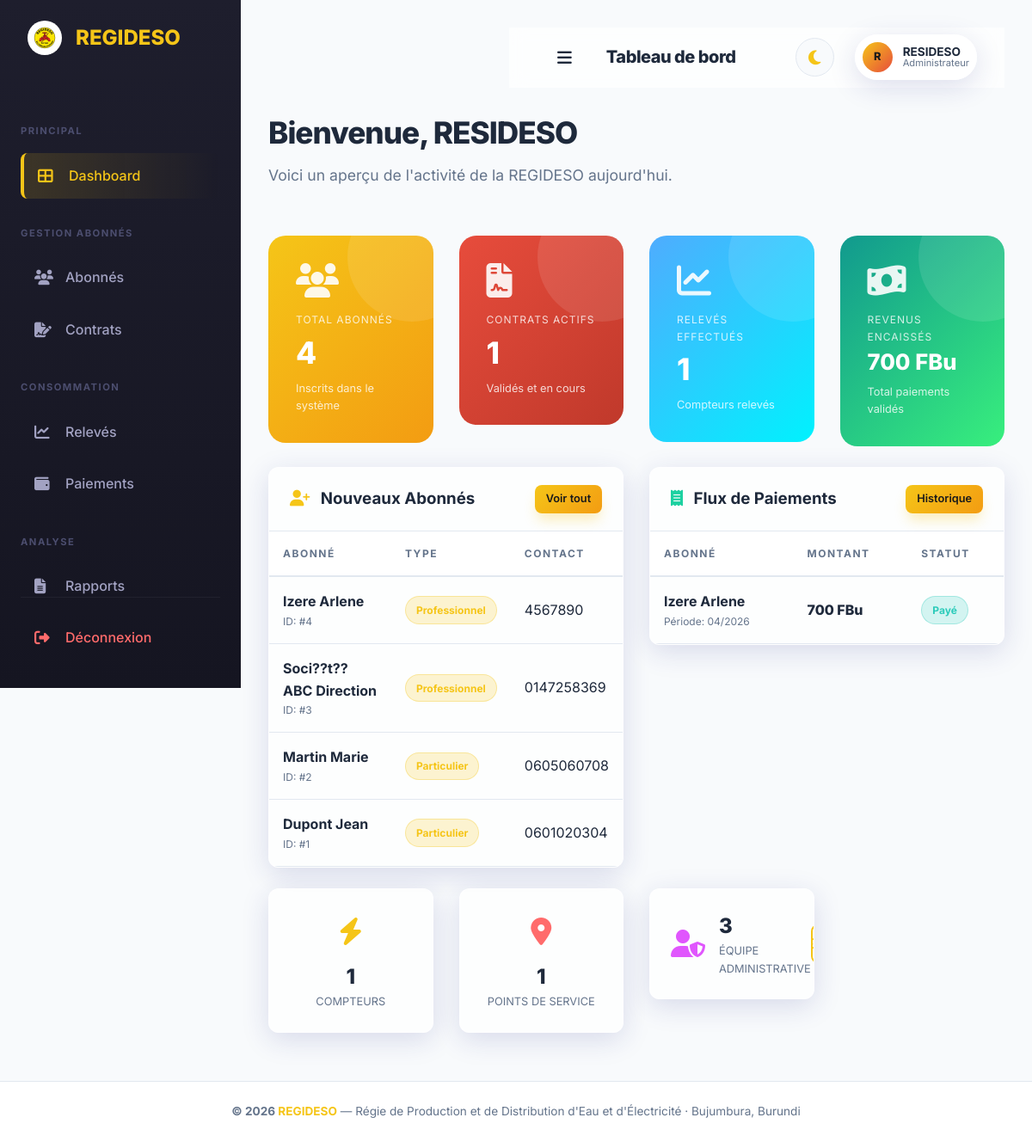
/dashboard/index.php (signed in), run on the app's committed database.
### tables this page shows
CREATE TABLE `paiement` (
  `id_paiement` int(11) NOT NULL,
  `date_paiement` date DEFAULT curdate(),
  `montant_paiement` decimal(10,2) NOT NULL,
  `mode_paiement` varchar(30) DEFAULT 'Esp??ces',
  `Statut_paiement` varchar(30) DEFAULT 'Pay??',
  `releve_id_releve` int(11) NOT NULL
);

CREATE TABLE `abonne` (
  `idabonne_abonnes` int(11) NOT NULL,
  `nom_abonnes` varchar(40) NOT NULL,
  `prenom_abonnes` varchar(40) NOT NULL,
  `type_abonne_abonnes` varchar(40) DEFAULT NULL,
  `telephone_abonnes` varchar(30) DEFAULT NULL,
  `email_abonnes` varchar(40) DEFAULT NULL,
  `adresse_abonne` varchar(40) DEFAULT NULL
);

CREATE TABLE `releve` (
  `id_releve` int(11) NOT NULL,
  `periode_releve` varchar(30) DEFAULT NULL,
  `date_releve` datetime DEFAULT current_timestamp(),
  `indexPrecedent_releve` decimal(10,2) DEFAULT 0.00,
  `indexSuivant_releve` decimal(10,2) DEFAULT 0.00,
  `ConsommationCalculee_releve` decimal(10,2) DEFAULT 0.00,
  `id_Compteur` int(11) NOT NULL
);

### includes/functions.php (called while the page is built, shortened)
<?php
function sanitize($data) {
    return htmlspecialchars(trim($data), ENT_QUOTES, 'UTF-8');
}
function format_montant($montant) {
    return number_format($montant, 0, ',', ' ') . ' FBu';
}

### includes/auth.php (called while the page is built, shortened)
<?php
function est_connecte() {
    return isset($_SESSION['user_id']);
}
function has_access($module) {
    $role = $_SESSION['user_role'] ?? '';
    $permissions = [
        'Utilisateur' => ['abonnes', 'contrats', 'points_service', 'compteurs', 'dashboard', 'rapports', 'historique'],
        'Agent'       => ['releves', 'paiements', 'points_service', 'dashboard', 'rapports', 'historique'],
        'Administrateur' => ['abonnes', 'contrats', 'points_service', 'compteurs', 'releves', 'paiements', 'utilisateurs', 'dashboard', 'rapports', 'historique'],
    ];
    return in_array($module, $permissions[$role]);
}

### dashboard/index.php (the view, shortened to what this page needs)
<?php
require_once __DIR__ . '/../config/database.php';
require_once __DIR__ . '/../includes/auth.php';
require_once __DIR__ . '/../includes/functions.php';
$stats = [];
$stmt = $pdo->query("SELECT COUNT(*) FROM abonne"); $stats['abonnes'] = $stmt->fetchColumn();
$stmt = $pdo->query("SELECT COUNT(*) FROM contrat"); $stats['contrats'] = $stmt->fetchColumn();
$stmt = $pdo->query("SELECT COUNT(*) FROM compteur"); $stats['compteurs'] = $stmt->fetchColumn();
$stmt = $pdo->query("SELECT COUNT(*) FROM point_de_service"); $stats['points'] = $stmt->fetchColumn();
$stmt = $pdo->query("SELECT COUNT(*) FROM releve"); $stats['releves'] = $stmt->fetchColumn();
$stmt = $pdo->query("SELECT COUNT(*) FROM paiement"); $stats['paiements'] = $stmt->fetchColumn();
$stmt = $pdo->query("SELECT COALESCE(SUM(montant_paiement), 0) FROM paiement WHERE Statut_paiement = 'Payé'"); $stats['total_revenus'] = $stmt->fetchColumn();
$stmt = $pdo->query("SELECT COUNT(*) FROM utilisateurs"); $stats['utilisateurs'] = $stmt->fetchColumn();
$derniers_abonnes = $pdo->query("SELECT * FROM abonne ORDER BY idabonne_abonnes DESC LIMIT 5")->fetchAll();
$derniers_paiements = $pdo->query("SELECT pay.*, r.periode_releve, a.nom_abonnes, a.prenom_abonnes
    FROM paiement pay
    LEFT JOIN releve r ON pay.releve_id_releve = r.id_releve
    LEFT JOIN compteur cm ON r.id_Compteur = cm.id_Compteur
    LEFT JOIN point_de_service p ON cm.id_Point_de_service = p.id_Point_de_service
    LEFT JOIN contrat c ON p.id_Contrat = c.id_Contrat
    LEFT JOIN abonne a ON c.idabonne_abonnes = a.idabonne_abonnes
    ORDER BY pay.id_paiement DESC LIMIT 5")->fetchAll();
require_once __DIR__ . '/../includes/header.php';
?>
<div class="row">
    <div class="col-12">
        <div style="margin-bottom: 2rem;">
            <h1 style="font-weight: 800; font-size: 2.2rem; letter-spacing: -1px; margin-bottom: 0.5rem;">
                 Bienvenue, <?= sanitize($_SESSION['user_prenom'] ?? 'Utilisateur') ?>
            </h1>
            <p style="color: var(--text-muted); font-size: 1.1rem;">Voici un aperçu de l'activité de la REGIDESO aujourd'hui.</p>
        </div>
    </div>
</div>
<div class="row">
    <?php if (has_access('abonnes')): ?>
    <div class="col-3">
        <div class="stat-card" style="background: linear-gradient(135deg, #f5c518, #f39c12);">
            <i class="fas fa-users stat-icon"></i>
            <div class="stat-label">Total Abonnés</div>
            <div class="stat-value"><?= number_format($stats['abonnes']) ?></div>
            <div style="font-size: 0.8rem; opacity: 0.8;">Inscrits dans le système</div>
        </div>
    </div>
    <?php endif; ?>
    <?php if (has_access('contrats')): ?>
    <div class="col-3">
        <div class="stat-card" style="background: linear-gradient(135deg, #e74c3c, #c0392b);">
            <i class="fas fa-file-contract stat-icon"></i>
            <div class="stat-label">Contrats Actifs</div>
            <div class="stat-value"><?= number_format($stats['contrats']) ?></div>
            <div style="font-size: 0.8rem; opacity: 0.8;">Validés et en cours</div>
        </div>
    </div>
    <?php endif; ?>
    <?php if (has_access('releves')): ?>
    <div class="col-3">
        <div class="stat-card" style="background: linear-gradient(135deg, #4facfe, #00f2fe);">
            <i class="fas fa-chart-line stat-icon"></i>
            <div class="stat-label">Relevés Effectués</div>
            <div class="stat-value"><?= number_format($stats['releves']) ?></div>
            <div style="font-size: 0.8rem; opacity: 0.8;">Compteurs relevés</div>
        </div>
    </div>
    <?php endif; ?>
    <?php if (has_access('paiements')): ?>
    <div class="col-3">
        <div class="stat-card" style="background: linear-gradient(135deg, #11998e, #38ef7d);">
            <i class="fas fa-money-bill-wave stat-icon"></i>
            <div class="stat-label">Revenus Encaissés</div>
            <div class="stat-value" style="font-size: 1.6rem;"><?= format_montant($stats['total_revenus']) ?></div>
            <div style="font-size: 0.8rem; opacity: 0.8;">Total paiements validés</div>
        </div>
    </div>
    <?php endif; ?>
</div>
<div class="row" style="margin-top: 1rem;">
    <?php if (has_access('abonnes')): ?>
    <div class="col-6">
        <div class="card glass-panel">
            <div class="card-header">
                <h3><i class="fas fa-user-plus mr-2" style="color: var(--primary);"></i> Nouveaux Abonnés</h3>
                <a href="<?= BASE_URL ?>/abonnes/index.php" class="btn btn-primary" style="padding: 0.4rem 0.8rem; font-size: 0.8rem;">Voir tout</a>
            </div>
            <div class="card-body" style="padding: 0;">
                <div class="table-responsive">
                    <table class="table">
                        <thead>
                            <tr>
                                <th>Abonné</th>
                                <th>Type</th>
                                <th>Contact</th>
                            </tr>
                        </thead>
                        <tbody>
                            <?php if (empty($derniers_abonnes)): ?>
                                <tr><td colspan="3" style="text-align: center; padding: 2rem; color: var(--text-muted);">Aucun abonné récent</td></tr>
                            <?php else: foreach ($derniers_abonnes as $ab): ?>
                            <tr>
                                <td>
                                    <div style="font-weight: 700;"><?= sanitize($ab['nom_abonnes'] . ' ' . $ab['prenom_abonnes']) ?></div>
                                    <div style="font-size: 0.75rem; color: var(--text-muted);">ID: #<?= $ab['idabonne_abonnes'] ?></div>
                                </td>
                                <td><span class="badge badge-primary"><?= sanitize($ab['type_abonne_abonnes']) ?></span></td>
                                <td><?= sanitize($ab['telephone_abonnes']) ?></td>
                            </tr>
                            <?php endforeach; endif; ?>
                        </tbody>
                    </table>
                </div>
            </div>
        </div>
    </div>
    <?php endif; ?>
    <?php if (has_access('paiements')): ?>
    <div class="col-6">
        <div class="card glass-panel">
            <div class="card-header">
                <h3><i class="fas fa-receipt mr-2" style="color: var(--accent);"></i> Flux de Paiements</h3>
                <a href="<?= BASE_URL ?>/paiements/index.php" class="btn btn-primary" style="padding: 0.4rem 0.8rem; font-size: 0.8rem;">Historique</a>
            </div>
            <div class="card-body" style="padding: 0;">
                <div class="table-responsive">
                    <table class="table">
                        <thead>
                            <tr>
                                <th>Abonné</th>
                                <th>Montant</th>
                                <th>Statut</th>
                            </tr>
                        </thead>
                        <tbody>
                            <?php if (empty($derniers_paiements)): ?>
                                <tr><td colspan="3" style="text-align: center; padding: 2rem; color: var(--text-muted);">Aucun paiement enregistré</td></tr>
                            <?php else: foreach ($derniers_paiements as $pay): ?>
                            <tr>
                                <td>
                                    <div style="font-weight: 700;"><?= sanitize(($pay['nom_abonnes'] ?? '—') . ' ' . ($pay['prenom_abonnes'] ?? '')) ?></div>
                                    <div style="font-size: 0.75rem; color: var(--text-muted);">Période: <?= sanitize($pay['periode_releve'] ?? '—') ?></div>
                                </td>
                                <td style="font-weight: 800; color: var(--text-main);"><?= format_montant($pay['montant_paiement']) ?></td>
                                <td>
                                    <span class="badge <?= $pay['Statut_paiement'] === 'Payé' ? 'badge-success' : 'badge-danger' ?>">
                                        <?= sanitize($pay['Statut_paiement']) ?>
                                    </span>
                                </td>
                            </tr>
                            <?php endforeach; endif; ?>
                        </tbody>
                    </table>
                </div>
            </div>
        </div>
    </div>
    <?php endif; ?>
</div>
<div class="row" style="margin-top: 1rem;">
    <?php if (has_access('compteurs')): ?>
    <div class="col-3">
        <div class="card glass-panel" style="padding: 1.5rem; text-align: center;">
            <div style="font-size: 2rem; color: var(--primary); margin-bottom: 0.5rem;"><i class="fas fa-bolt"></i></div>
            <div style="font-size: 1.5rem; font-weight: 800;"><?= number_format($stats['compteurs']) ?></div>
            <div style="font-size: 0.8rem; color: var(--text-muted); text-transform: uppercase;">Compteurs</div>
        </div>
    </div>
    <?php endif; ?>
    <?php if (has_access('points_service')): ?>
    <div class="col-3">
        <div class="card glass-panel" style="padding: 1.5rem; text-align: center;">
            <div style="font-size: 2rem; color: #ff6b6b; margin-bottom: 0.5rem;"><i class="fas fa-map-marker-alt"></i></div>
            <div style="font-size: 1.5rem; font-weight: 800;"><?= number_format($stats['points']) ?></div>
            <div style="font-size: 0.8rem; color: var(--text-muted); text-transform: uppercase;">Points de Service</div>
        </div>
    </div>
    <?php endif; ?>
    <?php if (has_access('utilisateurs')): ?>
    <div class="col-3" style="grid-column: span 6;">
        <div class="card glass-panel" style="padding: 1.5rem; display: flex; align-items: center; justify-content: space-between;">
            <div style="display: flex; align-items: center; gap: 1rem;">
                 <div style="font-size: 2rem; color: #e056fd;"><i class="fas fa-user-shield"></i></div>
                 <div>
                     <div style="font-size: 1.5rem; font-weight: 800;"><?= number_format($stats['utilisateurs']) ?></div>
                     <div style="font-size: 0.8rem; color: var(--text-muted); text-transform: uppercase;">Équipe Administrative</div>
                 </div>
            </div>
            <a href="<?= BASE_URL ?>/utilisateurs/index.php" class="btn btn-outline" style="padding: 0.5rem 1rem;">Gérer</a>
        </div>
    </div>
    <?php endif; ?>
</div>
<?php require_once __DIR__ . '/../includes/footer.php'; ?>

### data on the page
paiement: montant_paiement "700 FBu", abonne.nom_abonnes+prenom_abonnes "Izere Arlene", releve_id_releve.periode_releve "04/2026", Statut_paiement "Payé"
abonne: nom_abonnes+prenom_abonnes "Izere Arlene", idabonne_abonnes "4", type_abonne_abonnes "Professionnel", telephone_abonnes "4567890"
abonne: nom_abonnes+prenom_abonnes "Soci??t?? ABC Direction", idabonne_abonnes "3", type_abonne_abonnes "Professionnel", telephone_abonnes "0147258369"
abonne: nom_abonnes+prenom_abonnes "Martin Marie", idabonne_abonnes "2", type_abonne_abonnes "Particulier", telephone_abonnes "0605060708"
abonne: nom_abonnes+prenom_abonnes "Dupont Jean", idabonne_abonnes "1", type_abonne_abonnes "Particulier", telephone_abonnes "0601020304"

### other printed values
$page_title "Tableau de bord"
substr($_SESSION['user_prenom'] ?? 'U', 0, 1) "R"
$_SESSION['user_prenom'] "RESIDESO"
$_SESSION['user_role'] "Administrateur"
$stats['abonnes'] "4"
$stats['contrats'] "1"
$stats['releves'] "1"
$stats['compteurs'] "1"
$stats['points'] "1"
$stats['utilisateurs'] "3"
